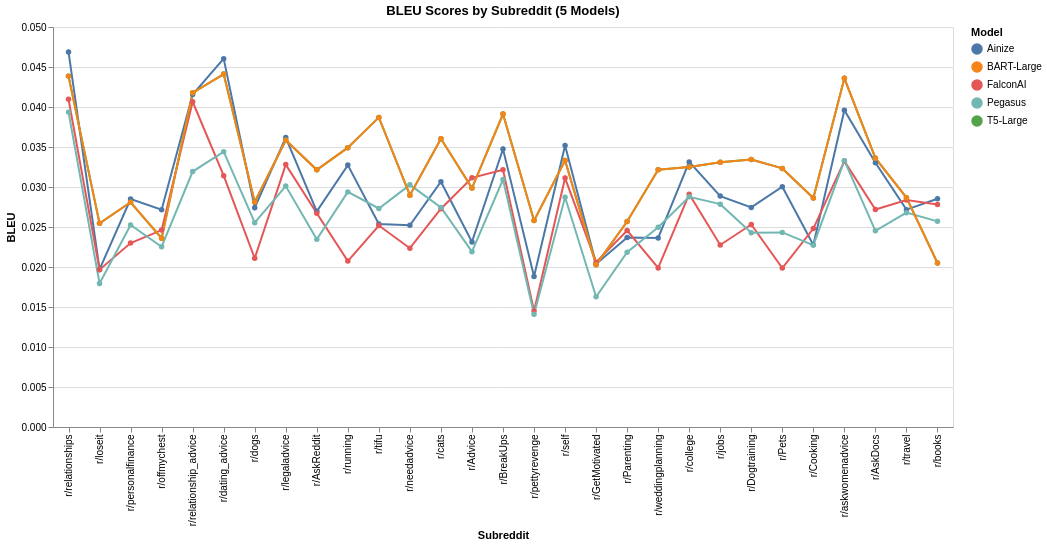

This figure's notebook cell:
### Code cell
import altair as alt
import pandas as pd

ainize_bleu = source_1_5.iloc[0]
ainize_data = pd.DataFrame({
    "Subreddit": ainize_bleu.index,
    "BLEU": ainize_bleu.values.astype(float)
})

falconsai_bleu = source_2_5.iloc[0]
falconsai_data = pd.DataFrame({
    "Subreddit": falconsai_bleu.index,
    "BLEU": falconsai_bleu.values.astype(float)
})

pegasus_bleu = source_3_5.iloc[0]
pegasus_data = pd.DataFrame({
    "Subreddit": pegasus_bleu.index,
    "BLEU": pegasus_bleu.values.astype(float)
})

t5_large_bleu = source_4_5.iloc[0]
t5_large_data = pd.DataFrame({
    "Subreddit": t5_large_bleu.index,
    "BLEU": t5_large_bleu.values.astype(float)
})

bart_large_bleu = source_4_5.iloc[0]
bart_large_data = pd.DataFrame({
    "Subreddit": bart_large_bleu.index,
    "BLEU": bart_large_bleu.values.astype(float)
})

ainize_data["Model"] = "Ainize"
falconsai_data["Model"] = "FalconAI"
pegasus_data["Model"] = "Pegasus"
t5_large_data["Model"] = "T5-Large"
bart_large_data["Model"] = "BART-Large"

all_bleu = pd.concat([
    ainize_data,
    falconsai_data,
    pegasus_data,
    t5_large_data,
    bart_large_data
], ignore_index=True)

chart = (
    alt.Chart(all_bleu, title="BLEU Scores by Subreddit (5 Models)")
    .mark_line(point=True)
    .encode(
        x=alt.X("Subreddit:N", sort=None),
        y="BLEU:Q",
        color="Model:N",          # <-- gives one colored line per model
        tooltip=["Model", "Subreddit", "BLEU"]
    )
    .properties(width=900, height=400)
    .interactive()
)

chart

### Figure 1 — Vega-Lite specification as saved in the notebook (floating-point values rounded to 4 significant figures; data arrays with more than 128 entries replaced by an {"elided": "..."} marker saying what was removed)
{"$schema": "https://vega.github.io/schema/vega-lite/v5.20.1.json", "config": {"view": {"continuousHeight": 300, "continuousWidth": 300}}, "data": {"name": "data-db4d8666dc45b01330d5dc6ff3c57f84"}, "datasets": {"data-db4d8666dc45b01330d5dc6ff3c57f84": {"elided": "145 records"}}, "encoding": {"color": {"field": "Model", "type": "nominal"}, "tooltip": [{"field": "Model", "type": "nominal"}, {"field": "Subreddit", "type": "nominal"}, {"field": "BLEU", "type": "quantitative"}], "x": {"field": "Subreddit", "sort": null, "type": "nominal"}, "y": {"field": "BLEU", "type": "quantitative"}}, "height": 400, "mark": {"point": true, "type": "line"}, "params": [{"bind": "scales", "name": "param_34", "select": {"encodings": ["x", "y"], "type": "interval"}}], "title": "BLEU Scores by Subreddit (5 Models)", "width": 900}
